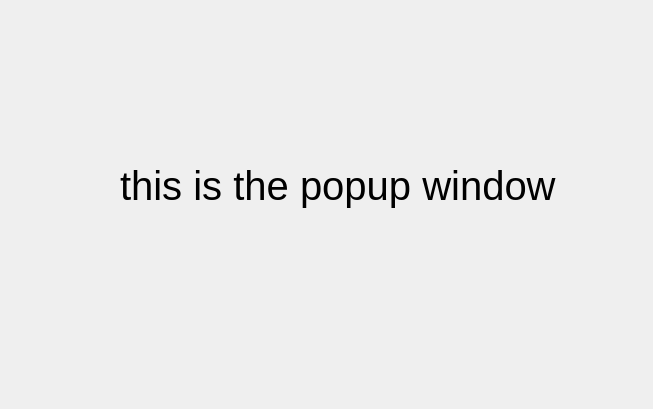
<?xml version="1.0" encoding="UTF-8"?>
<ui version="4.0">
 <class>Dialog</class>
 <widget class="QDialog" name="Dialog">
  <property name="geometry">
   <rect>
    <x>0</x>
    <y>0</y>
    <width>653</width>
    <height>409</height>
   </rect>
  </property>
  <property name="windowTitle">
   <string>Dialog</string>
  </property>
  <widget class="QLabel" name="label">
   <property name="geometry">
    <rect>
     <x>120</x>
     <y>120</y>
     <width>521</width>
     <height>131</height>
    </rect>
   </property>
   <property name="font">
    <font>
     <pointsize>30</pointsize>
    </font>
   </property>
   <property name="text">
    <string>this is the popup window</string>
   </property>
  </widget>
 </widget>
 <resources/>
 <connections/>
</ui>
